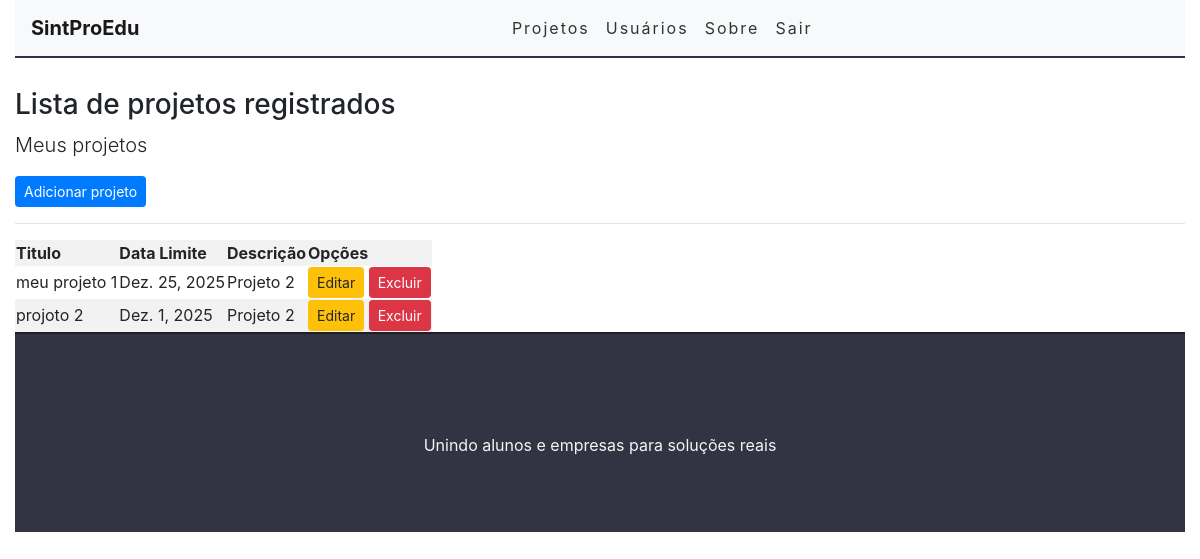
The app's page /listar/projeto/ (signed in), older data.
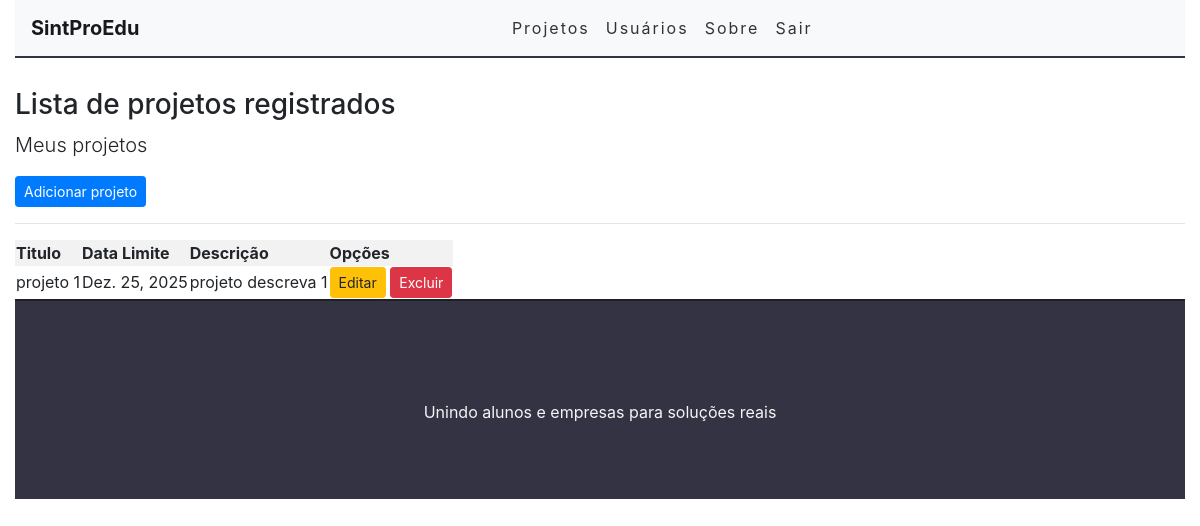
The same page, newer data.
### core/models.py (models this page shows, shortened)
class Projeto(models.Model):
    titulo = models.CharField(max_length=50, null=False, verbose_name='Nome do Projeto')
    dataInicio = models.DateTimeField(auto_now_add=True, verbose_name='Data Inicial')
    atualiza = models.DateTimeField(auto_now=True)
    dataLimite = models.DateField(null=False, blank=False, verbose_name='Data Limite')
    descreva = models.TextField(null=False, blank=False, verbose_name='Descreva o Projeto')
    usuarioEmpresa = models.ForeignKey(User, on_delete=models.CASCADE)

### core/views.py (the view)
# urls.py: path('listar/projeto/', ProjetoList.as_view(), name='listar-projeto'),
class ProjetoList(ListView):
    model = Projeto
    template_name = 'cadastro/listas/projeto.html'
    def get_queryset(self):
        self.object_list = Projeto.objects.filter(usuarioEmpresa=self.request.user)
        return self.object_list

### core/templates/cadastro/listas/projeto.html (shortened to what this page needs)
{% extends "paginas/base.html" %}
{% load static %}
{% block content %}
<h3>Lista de projetos registrados</h3>
<p class = "lead">Meus projetos
</p>
<a href="{% url 'cadastrar-projeto' %}"class="btn btn-primary btn-sm">Adicionar projeto</a>
<hr>
<div class="table-responsive">
    <table class="table-striped">
        <tr>
            <th>Titulo</th>
            <th>Data Limite</th>
            <th>Descrição</th>
            <th>Opções</th>
        </tr>
        {% for projeto in object_list %}
        <tr>
            <td>{{ projeto.titulo }}</td>
            <td>{{ projeto.dataLimite }}</td>
            <td>{{ projeto.descreva }}</td>
            <td>
                <a href="{% url 'editar-projeto' projeto.pk %}"class="btn btn-warning btn-sm"title="Editar">Editar</a>
                <a href="{% url 'excluir-projeto' projeto.pk %}"class="btn btn-danger btn-sm"title="Excluir">Excluir</a>
            </td>
        </tr>
        {% empty %}
        <tr>
            <td colspan="4">Nenhum projeto Ativo.</td>
        </tr>
        {% endfor %}
    </table>
</div>
{% endblock %}

### paginas/templates/paginas/base.html (shortened to what this page needs)
<!DOCTYPE html>
{% load static %}
<html lang="pt-br">
<head>
    <link href="https://stackpath.bootstrapcdn.com/bootstrap/4.3.1/css/bootstrap.min.css" rel="stylesheet">
    <link rel="stylesheet" href="https://use.fontawesome.com/releases/v5.7.2/css/all.css">
    <link rel="stylesheet" href="{% static 'css/styles.css' %}">
    <link rel="stylesheet" href="{% static 'css/bootstrap.min.css' %}">
    <link rel="stylesheet" href="{% static 'fa/css/all.min.css' %}">
</head>
<body>
    <div class="container-fluid">
        <nav class="navbar navbar-expand-lg navbar-light bg-light">
            <a class="navbar-brand" href="/">SintProEdu</a>
            <div class="collapse navbar-collapse" id="navbarSupportedContent">
                <ul class="navbar-nav">
                    {% if user.is_authenticated %}
                    <li class="nav-item">
                        <a class="nav-link" href="{% url 'listar-projeto' %}">Projetos</a>
                    </li>
                    <li class="nav-item">
                            <a class="nav-link" href="#">Usuários</a>
                    </li>
                    {% endif %}
                    <li class="nav-item">
                        <a class="nav-link" href="{% url 'sobre'%}">Sobre</a>
                    </li>
                    {% if user.is_authenticated %}
                    <li class="nav-item">
                            <a class="nav-link" href="{% url 'logout' %}">Sair</a>
                    </li>
                    {% endif %}
                </ul>
            </div>
        </nav>
        {% block content %}
        {% endblock %}
        <footer>
            <p>Unindo alunos e empresas para soluções reais</p>
        </footer>
    </div>
</body>
</html>

### static/css/styles.css (style rules this page uses)
.container-fluid { padding: 0; }
.navbar { border-bottom: 2px solid #334; margin-bottom: 30px; }
.navbar-nav { margin: auto; }
.navbar-brand { font-weight: bold; }
.navbar-light .navbar-nav a.nav-link { color: #333; letter-spacing: 2px; }
footer { background-color: #334; height: 200px; border-top: 2px solid #202020; }
footer p { color: #f5f5f5; text-align: center; top: 50%; position: relative; }

Row changes from the older to the newer data that the page shows:
removed Projeto: titulo "meu projeto 1", dataLimite "Dez. 25, 2025", descreva "Projeto 2"
removed Projeto: titulo "projoto 2", dataLimite "Dez. 1, 2025", descreva "Projeto 2"
added Projeto: titulo "projeto 1", dataLimite "Dez. 25, 2025", descreva "projeto descreva 1"
